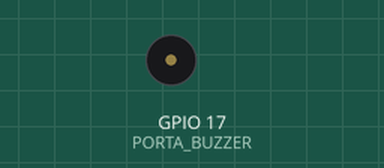
Recording of a sketch running on a simulated ESP32. On the bench: buzzer (waves = sounding).

Above: at 0.05 s.
At 12.8 s:
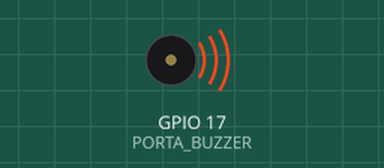
Timing chart, 0 to 33.3 s (numbered marks = the images above):
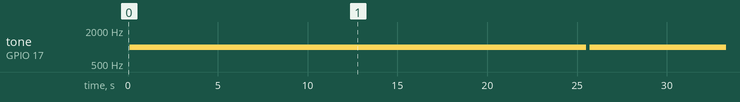

The sketch:

BuzzerESP32.ino
```cpp
// Definir porta do Buzzer
const int  PORTA_BUZZER = GPIO_NUM_17;
// Definir frequência de 1 kHZ
int freq = 1000;
int  resolucao = 8;
int  canalBuzzer = 0;
// Valor de 8 bits que vai de 0 a 255
uint8_t valorBuzzer = 0;
// Usaremos rotina LEDC para ligar o buzzer
void setup() {

  ledcSetup(canalBuzzer, freq, resolucao);
  ledcAttachPin(PORTA_BUZZER, canalBuzzer);

}

void loop() {
	// Com resolução de 8 Bits resulta valores de escrita entre 0 e 255
   ledcWrite(canalBuzzer, valorBuzzer);
   valorBuzzer ++;
   delay(100);

}
```

Measured:
- by itself, tone on GPIO 17 (PORTA_BUZZER): alternates 1000 Hz for 25.4 s and silent for 0.20 s
